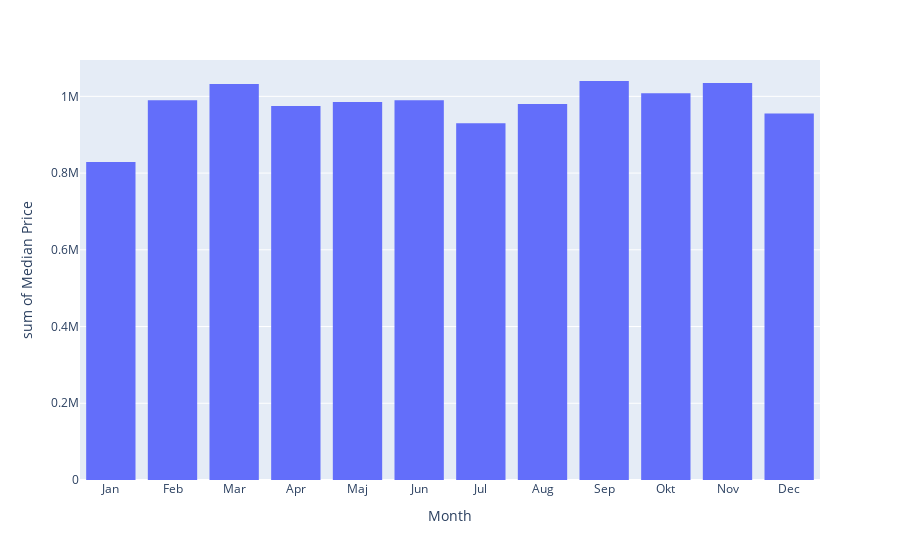

Notebook code cell kept with this figure:
### Code cell
fig = px.histogram(monthly_median, x='Month', y = 'Median Price')
fig.show()

### Figure 1 — Plotly figure (JSON) as saved in the notebook; plotly's stock layout.template omitted (floating-point values rounded to 4 significant figures)
{"data": [{"alignmentgroup": "True", "bingroup": "x", "histfunc": "sum", "hovertemplate": "Month=%{x}<br>sum of Median Price=%{y}<extra></extra>", "legendgroup": "", "marker": {"color": "#636efa", "pattern": {"shape": ""}}, "name": "", "offsetgroup": "", "orientation": "v", "showlegend": false, "type": "histogram", "x": ["Jan", "Feb", "Mar", "Apr", "Maj", "Jun", "Jul", "Aug", "Sep", "Okt", "Nov", "Dec"], "xaxis": "x", "y": [828888, 990000, 1032250, 975000, 985000, 990000, 930000, 980000, 1040000, 1008000, 1035000, 955000], "yaxis": "y"}], "layout": {"barmode": "relative", "legend": {"tracegroupgap": 0}, "margin": {"t": 60}, "xaxis": {"anchor": "y", "domain": [0, 1], "title": {"text": "Month"}}, "yaxis": {"anchor": "x", "domain": [0, 1], "title": {"text": "sum of Median Price"}}}}
